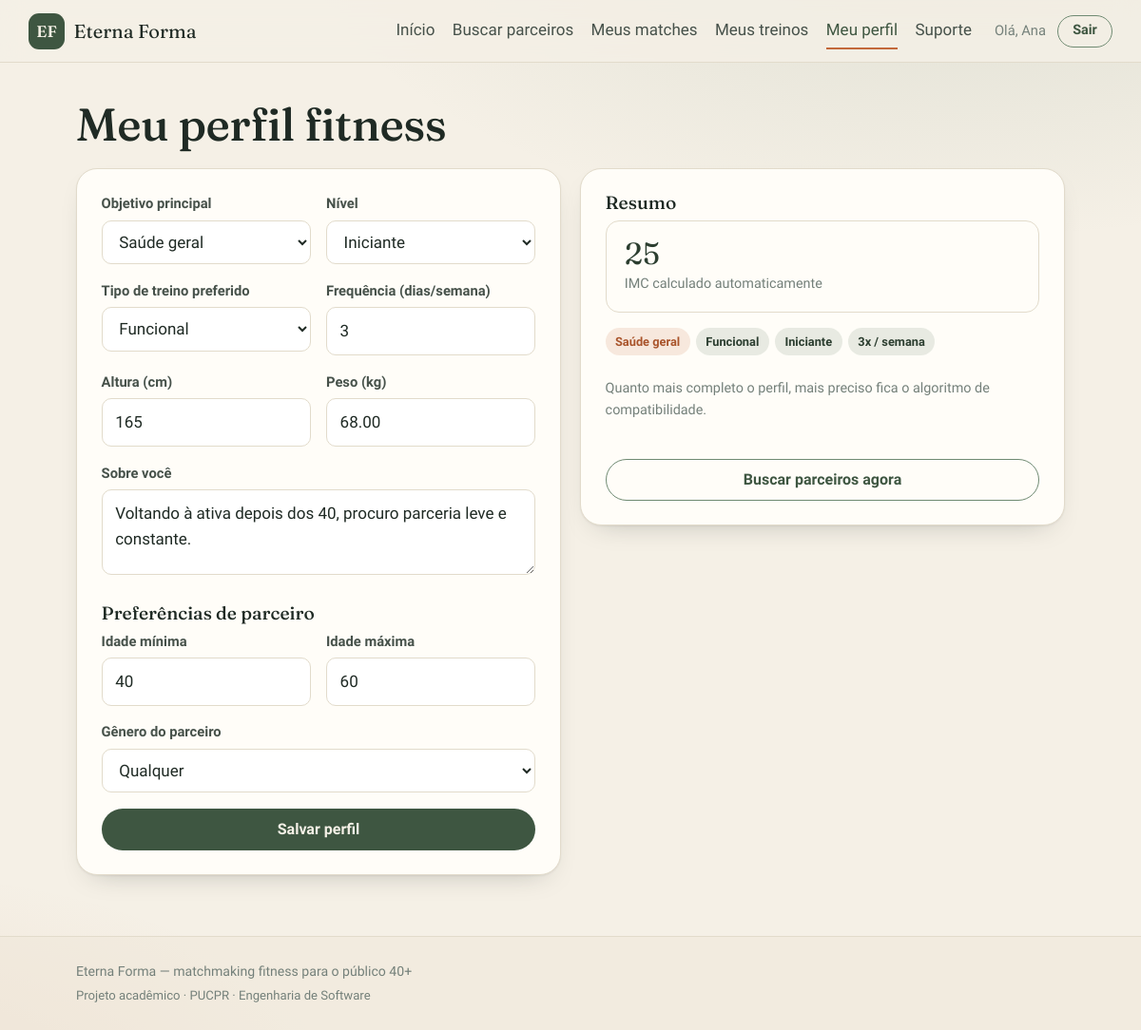
The app's page /perfil.php (signed in) with its own data.
### tables this page shows
CREATE TABLE IF NOT EXISTS usuarios (
  id              INT AUTO_INCREMENT PRIMARY KEY,
  email           VARCHAR(255) NOT NULL UNIQUE,
  senha_hash      VARCHAR(255) NOT NULL,
  nome            VARCHAR(100) NOT NULL,
  data_nascimento DATE         NOT NULL,
  genero          CHAR(1)      NULL,
  cidade          VARCHAR(100) NULL,
  estado          VARCHAR(2)   NULL,
  ativo           TINYINT(1)   NOT NULL DEFAULT 1,
  criado_em       TIMESTAMP    NOT NULL DEFAULT CURRENT_TIMESTAMP,
  last_login      TIMESTAMP    NULL
);

CREATE TABLE IF NOT EXISTS perfis_fitness (
  id                     INT AUTO_INCREMENT PRIMARY KEY,
  usuario_id             INT NOT NULL UNIQUE,
  objetivo_principal     VARCHAR(50) NULL,
  nivel_experiencia      VARCHAR(20) NULL,
  tipo_treino_principal  VARCHAR(50) NULL,
  frequencia_semanal     INT NULL,
  altura_cm              INT NULL,
  peso_kg                DECIMAL(5,2) NULL,
  bio                    TEXT NULL,
  idade_minima_preferida INT NULL,
  idade_maxima_preferida INT NULL,
  genero_preferido       VARCHAR(20) NULL,
  atualizado_em          TIMESTAMP NOT NULL DEFAULT CURRENT_TIMESTAMP ON UPDATE CURRENT_TIMESTAMP,
  CONSTRAINT fk_perfil_usuario FOREIGN KEY (usuario_id)
    REFERENCES usuarios(id) ON DELETE CASCADE
);

### includes/auth.php (called while the page is built, shortened)
<?php
require_once __DIR__ . '/../config/db.php';
function tipo_conta(): ?string
{
    return $_SESSION['tipo'] ?? null;
}
function usuario_logado(): ?int
{
    return tipo_conta() === 'desportista' ? ($_SESSION['usuario_id'] ?? null) : null;
}
function usuario_atual(): ?array
{
    $id = usuario_logado();
    $stmt = db()->prepare('SELECT * FROM usuarios WHERE id = ?');
    $stmt->execute([$id]);
    $cache = $stmt->fetch() ?: null;
    return $cache;
}
function e(?string $texto): string
{
    return htmlspecialchars((string) $texto, ENT_QUOTES, 'UTF-8');
}

### config/db.php (called while the page is built, shortened)
<?php
function db(): PDO
{
    static $pdo = null;
    if ($pdo instanceof PDO) {
        return $pdo;
    }
    $dsn = sprintf('mysql:host=%s;dbname=%s;charset=%s', DB_HOST, DB_NAME, DB_CHARSET);
    try {
        $pdo = new PDO($dsn, DB_USER, DB_PASS, [
            PDO::ATTR_ERRMODE            => PDO::ERRMODE_EXCEPTION,
            PDO::ATTR_DEFAULT_FETCH_MODE => PDO::FETCH_ASSOC,
            PDO::ATTR_EMULATE_PREPARES   => false,
        ]);
    } catch (PDOException $e) {
        http_response_code(500);
        exit('Erro ao conectar ao banco de dados. Verifique config/db.php. (' . $e->getMessage() . ')');
    }
    return $pdo;
}

### perfil.php (the view, shortened to what this page needs)
<?php
require_once __DIR__ . '/includes/auth.php';
$uid = usuario_logado();
$stmt = db()->prepare('SELECT * FROM perfis_fitness WHERE usuario_id = ?');
$stmt->execute([$uid]);
$perfil = $stmt->fetch();
$OBJETIVOS = ['Saúde geral', 'Perda de peso', 'Ganho de massa', 'Resistência', 'Mobilidade'];
$NIVEIS    = ['Iniciante', 'Intermediário', 'Avançado'];
$TIPOS     = ['Musculação', 'Cardio', 'Funcional', 'Yoga', 'Pilates', 'Caminhada/Corrida'];
$GENEROS_PREF = ['Qualquer', 'Feminino', 'Masculino'];
$imc = null;
if (!empty($perfil['altura_cm']) && !empty($perfil['peso_kg'])) {
    $m = $perfil['altura_cm'] / 100;
    $imc = round($perfil['peso_kg'] / ($m * $m), 1);
}
$pagina = 'perfil';
require __DIR__ . '/includes/header.php';
?>
<h1>Meu perfil fitness</h1>
<div class="grade grade--2">
  <div class="card">
    <form method="post">
      <div class="linha-2">
        <div class="campo">
          <label for="objetivo_principal">Objetivo principal</label>
          <select id="objetivo_principal" name="objetivo_principal">
            <?php foreach ($OBJETIVOS as $o): ?>
              <option value="<?= e($o) ?>" <?= $perfil['objetivo_principal']===$o?'selected':'' ?>><?= e($o) ?></option>
            <?php endforeach; ?>
          </select>
        </div>
        <div class="campo">
          <label for="nivel_experiencia">Nível</label>
          <select id="nivel_experiencia" name="nivel_experiencia">
            <?php foreach ($NIVEIS as $n): ?>
              <option value="<?= e($n) ?>" <?= $perfil['nivel_experiencia']===$n?'selected':'' ?>><?= e($n) ?></option>
            <?php endforeach; ?>
          </select>
        </div>
      </div>
      <div class="linha-2">
        <div class="campo">
          <label for="tipo_treino_principal">Tipo de treino preferido</label>
          <select id="tipo_treino_principal" name="tipo_treino_principal">
            <?php foreach ($TIPOS as $t): ?>
              <option value="<?= e($t) ?>" <?= $perfil['tipo_treino_principal']===$t?'selected':'' ?>><?= e($t) ?></option>
            <?php endforeach; ?>
          </select>
        </div>
        <div class="campo">
          <label for="frequencia_semanal">Frequência (dias/semana)</label>
          <input type="number" id="frequencia_semanal" name="frequencia_semanal" min="0" max="7"
                 value="<?= e($perfil['frequencia_semanal']) ?>">
        </div>
      </div>
      <div class="linha-2">
        <div class="campo">
          <label for="altura_cm">Altura (cm)</label>
          <input type="number" id="altura_cm" name="altura_cm" min="100" max="250"
                 value="<?= e($perfil['altura_cm']) ?>">
        </div>
        <div class="campo">
          <label for="peso_kg">Peso (kg)</label>
          <input type="text" id="peso_kg" name="peso_kg" value="<?= e($perfil['peso_kg']) ?>" placeholder="ex: 72.5">
        </div>
      </div>
      <div class="campo">
        <label for="bio">Sobre você</label>
        <textarea id="bio" name="bio" placeholder="Conte um pouco sobre sua rotina e o que procura num parceiro de treino."><?= e($perfil['bio']) ?></textarea>
      </div>
      <h3 style="margin-top:1.4rem;">Preferências de parceiro</h3>
      <div class="linha-2">
        <div class="campo">
          <label for="idade_minima_preferida">Idade mínima</label>
          <input type="number" id="idade_minima_preferida" name="idade_minima_preferida" min="40" max="100"
                 value="<?= e($perfil['idade_minima_preferida'] ?: 40) ?>">
        </div>
        <div class="campo">
          <label for="idade_maxima_preferida">Idade máxima</label>
          <input type="number" id="idade_maxima_preferida" name="idade_maxima_preferida" min="40" max="100"
                 value="<?= e($perfil['idade_maxima_preferida'] ?: 70) ?>">
        </div>
      </div>
      <div class="campo">
        <label for="genero_preferido">Gênero do parceiro</label>
        <select id="genero_preferido" name="genero_preferido">
          <?php foreach ($GENEROS_PREF as $g): ?>
            <option value="<?= e($g) ?>" <?= ($perfil['genero_preferido']?:'Qualquer')===$g?'selected':'' ?>><?= e($g) ?></option>
          <?php endforeach; ?>
        </select>
      </div>
      <button type="submit" class="btn btn--block">Salvar perfil</button>
    </form>
  </div>
  <div>
    <div class="card">
      <h3>Resumo</h3>
      <?php if ($imc !== null): ?>
        <div class="metrica" style="margin-bottom:1rem;">
          <div class="metrica__num"><?= e((string)$imc) ?></div>
          <div class="metrica__rot">IMC calculado automaticamente</div>
        </div>
      <?php endif; ?>
      <div class="tags">
        <?php if ($perfil['objetivo_principal']): ?><span class="tag tag--terra"><?= e($perfil['objetivo_principal']) ?></span><?php endif; ?>
        <?php if ($perfil['tipo_treino_principal']): ?><span class="tag"><?= e($perfil['tipo_treino_principal']) ?></span><?php endif; ?>
        <?php if ($perfil['nivel_experiencia']): ?><span class="tag"><?= e($perfil['nivel_experiencia']) ?></span><?php endif; ?>
        <?php if ($perfil['frequencia_semanal']): ?><span class="tag"><?= e($perfil['frequencia_semanal']) ?>x / semana</span><?php endif; ?>
      </div>
      <p class="muted mt-2" style="font-size:.9rem;">
        Quanto mais completo o perfil, mais preciso fica o algoritmo de compatibilidade.
      </p>
      <a class="btn btn--ghost btn--block mt-2" href="buscar.php">Buscar parceiros agora</a>
    </div>
  </div>
</div>
<?php require __DIR__ . '/includes/footer.php'; ?>

### includes/header.php (shortened to what this page needs)
<?php
require_once __DIR__ . '/auth.php';
$u = usuario_atual();
$m = membro_atual();
$logado = $u ?: $m;
$nome = $logado['nome'] ?? '';
$pagina = $pagina ?? '';
$home = $u ? 'dashboard.php' : ($m ? 'painel.php' : 'index.php');
?>
<!DOCTYPE html>
<html lang="pt-BR">
<head>
  <link rel="stylesheet" href="assets/css/style.css">
</head>
<body>
<header class="topo">
  <div class="topo__inner">
    <a class="marca" href="<?= $home ?>">
      <span class="marca__sigla">EF</span>
      <span class="marca__nome">Eterna&nbsp;Forma</span>
    </a>
    <?php if ($u):  ?>
      <nav class="nav">
        <a href="dashboard.php" class="<?= $pagina==='dashboard'?'is-ativo':'' ?>">Início</a>
        <a href="buscar.php"    class="<?= $pagina==='buscar'?'is-ativo':'' ?>">Buscar parceiros</a>
        <a href="matches.php"   class="<?= $pagina==='matches'?'is-ativo':'' ?>">Meus matches</a>
        <a href="treinos.php"   class="<?= $pagina==='treinos'?'is-ativo':'' ?>">Meus treinos</a>
        <a href="perfil.php"    class="<?= $pagina==='perfil'?'is-ativo':'' ?>">Meu perfil</a>
        <a href="suporte.php"   class="<?= $pagina==='suporte'?'is-ativo':'' ?>">Suporte</a>
      </nav>
      <div class="nav__user">
        <span class="nav__ola">Olá, <?= e(explode(' ', $nome)[0]) ?></span>
        <a class="btn btn--ghost btn--sm" href="logout.php">Sair</a>
      </div>
    <?php endif; ?>
  </div>
</header>
<main class="conteudo">

### assets/css/style.css (style rules this page uses)
:root { --bone: #f5f0e6; --bone-2: #efe8da; --card: #fffdf8; --ink: #1f2a24; --ink-soft: #46514a; --muted: #74807a; --line: #e2dbcb; --sage: #3e5641; --sage-deep: #2c3e30; --sage-soft: #6f8a72; --terra: #c2683a; --terra-deep: #a9542b; --gold: #d8a23c; --ok: #3e7d54; --warn: #b5852a; --radius: 14px; --radius-lg: 22px; --shadow: 0 1px 2px rgba(31,42,36,.06), 0 12px 30px -18px rgba(31,42,36,.35); --shadow-lift: 0 2px 4px rgba(31,42,36,.08), 0 22px 50px -22px rgba(31,42,36,.45); }
* { box-sizing: border-box; }
html { -webkit-text-size-adjust: 100%; }
body { margin: 0; font-family: 'Hanken Grotesk', system-ui, sans-serif; font-size: 17px; line-height: 1.55; color: var(--ink); background: radial-gradient(1200px 600px at 85% -10%, rgba(111,138,114,.18), transparent 60%), radial-gradient(900px 500px at -10% 110%, rgba(194,104,58,.12), transparent 55%), var(--bone); min-height: 100vh; }
h1, h2, h3 { font-family: 'Fraunces', Georgia, serif; font-weight: 500; line-height: 1.1; color: var(--ink); margin: 0 0 .4em; }
h1 { font-size: clamp(2rem, 4vw, 3rem); letter-spacing: -.01em; }
h3 { font-size: 1.2rem; }
a { color: var(--sage); text-decoration: none; }
p { margin: 0 0 1rem; }
.conteudo { max-width: 1080px; margin: 0 auto; padding: 2.4rem 1.25rem 4rem; }
.topo { position: sticky; top: 0; z-index: 20; background: rgba(245,240,230,.82); backdrop-filter: blur(12px); border-bottom: 1px solid var(--line); }
.topo__inner { max-width: 1180px; margin: 0 auto; padding: .85rem 1.25rem; display: flex; align-items: center; gap: 1.5rem; }
.marca { display: flex; align-items: center; gap: .6rem; text-decoration: none; }
.marca__sigla { display: grid; place-items: center; width: 38px; height: 38px; border-radius: 11px; background: var(--sage); color: #f3efe4; font-family: 'Fraunces', serif; font-weight: 600; font-size: 1.05rem; }
.marca__nome { font-family: 'Fraunces', serif; font-size: 1.25rem; color: var(--ink); }
.nav { display: flex; align-items: center; gap: 1.15rem; margin-left: auto; }
.nav a:not(.btn) { color: var(--ink-soft); font-weight: 500; padding: .3rem 0; border-bottom: 2px solid transparent; text-decoration: none; }
.nav a.is-ativo { color: var(--sage); border-bottom-color: var(--terra); }
.nav__user { display: flex; align-items: center; gap: .75rem; }
.nav__ola { color: var(--muted); font-size: .92rem; }
.btn { display: inline-flex; align-items: center; justify-content: center; gap: .45rem; font-family: inherit; font-weight: 600; font-size: 1rem; line-height: 1; padding: .8rem 1.3rem; border-radius: 999px; cursor: pointer; border: 1px solid transparent; background: var(--sage); color: #f4f0e6; transition: transform .12s ease, box-shadow .2s ease, background .2s ease; text-decoration: none; }
.btn--ghost { background: transparent; color: var(--sage); border-color: var(--sage-soft); }
.btn--sm { padding: .55rem .95rem; font-size: .9rem; }
.btn--block { width: 100%; }
.card { background: var(--card); border: 1px solid var(--line); border-radius: var(--radius-lg); box-shadow: var(--shadow); padding: 1.6rem; }
.grade { display: grid; gap: 1.25rem; }
.grade--2 { grid-template-columns: 1fr 1fr; }
.campo { margin-bottom: 1.05rem; }
.campo label { display: block; font-weight: 600; font-size: .92rem; color: var(--ink-soft); margin-bottom: .35rem; }
.campo input, .campo select, .campo textarea { width: 100%; padding: .7rem .85rem; font: inherit; color: var(--ink); background: #fff; border: 1px solid var(--line); border-radius: 10px; transition: border-color .15s ease, box-shadow .15s ease; }
.campo textarea { resize: vertical; min-height: 90px; }
.linha-2 { display: grid; grid-template-columns: 1fr 1fr; gap: 1rem; }
.tags { display: flex; flex-wrap: wrap; gap: .4rem; }
.tag { font-size: .8rem; font-weight: 600; color: var(--sage-deep); background: rgba(111,138,114,.16); padding: .3rem .65rem; border-radius: 999px; }
.tag--terra { color: var(--terra-deep); background: rgba(194,104,58,.14); }
.metrica { background: var(--card); border: 1px solid var(--line); border-radius: var(--radius); padding: 1.1rem 1.2rem; }
.metrica__num { font-family: 'Fraunces', serif; font-size: 2rem; color: var(--sage-deep); line-height: 1; }
.metrica__rot { color: var(--muted); font-size: .9rem; margin-top: .35rem; }
.mt-2 { margin-top: 1.5rem; }
.muted { color: var(--muted); }

### records on screen
usuarios: nome "Ana"
perfis_fitness: frequencia_semanal "3", altura_cm "165", peso_kg "68.00", bio "Voltando à ativa depois dos 40, procuro parceria leve e constante.", idade_minima_preferida "40", idade_maxima_preferida "60", imc "25", objetivo_principal "Saúde geral", tipo_treino_principal "Funcional", nivel_experiencia "Iniciante"

### other values on screen
form field objetivo_principal "Saúde geral"
form field nivel_experiencia "Iniciante"
form field tipo_treino_principal "Funcional"
form field genero_preferido "Qualquer"
